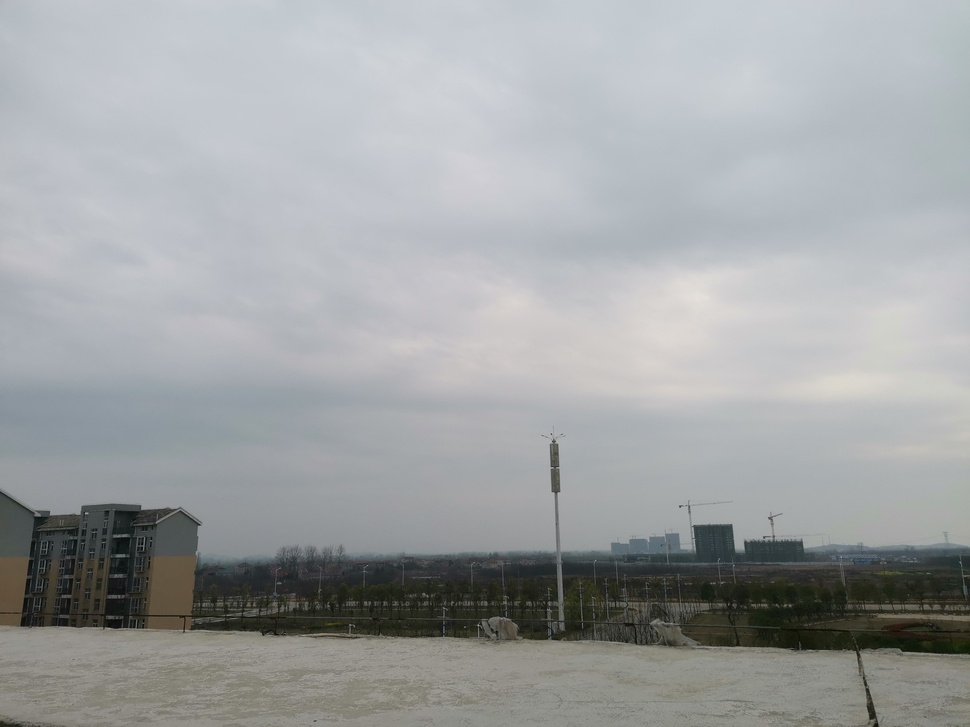
#> input picture 相机标定和姿态估计/image/1_01.jpg, 970 x 727 px, shrunk from 4000 x 3000 before the run
$ python 'Epipoplar Geometry(对极几何).py'
#> lines starting #> are read from the running program, lines starting #| are printed output that depends on the picture; after the words box and inside, x2 and y2 are one past the last pixel; in counts of white or black regions, pixels touching at a corner belong together
import cv2
import numpy as np
from matplotlib import pyplot as plt
def drawlines(img1,img2,lines,pts1,pts2,good):
    r,c = img1.shape
    img1 = cv2.cvtColor(img1,cv2.COLOR_GRAY2BGR)
    img2 = cv2.cvtColor(img2,cv2.COLOR_GRAY2BGR)
    for r,pt1,pt2 in zip(lines,pts1,pts2):
        color = tuple(np.random.randint(0,255,3).tolist())
        x0,y0 = map(int,[0,-r[2]/r[1]])
        x1,y1  =map(int,[c,-(r[2]+r[0]*c)/r[1]])
        img1 = cv2.line(img1,(x0,y0),(x1,y1),color,1)
        img1  = cv2.circle(img1,tuple(pt1),5,color,-1)
        img2 = cv2.circle(img2,tuple(pt1),5,color,-1)

    return img1,img2


img1 = cv2.imread("image/1_01.jpg",0)
#> img1: shape (727, 970); min 2, max 225, mean 162.3
img2 = cv2.imread("image/1_02.jpg",0)
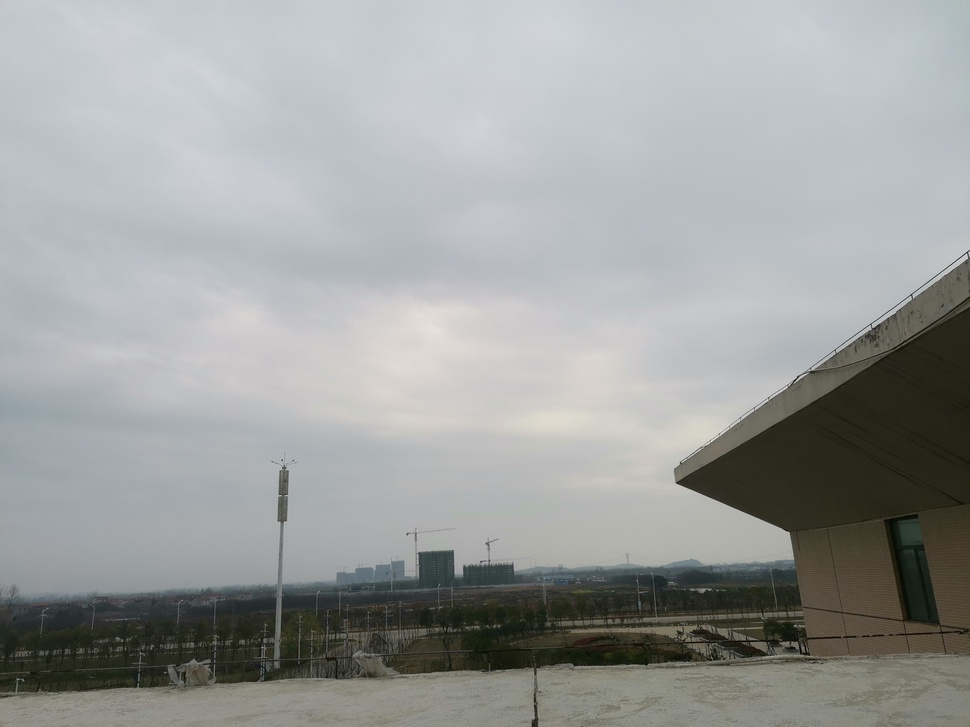
#> input picture 相机标定和姿态估计/image/1_02.jpg, 970 x 727 px, shrunk from 4000 x 3000 before the run
#> img2: shape (727, 970); min 0, max 227, mean 157.9

sift = cv2.xfeatures2d.SIFT_create()
kp1,des1 = sift.detectAndCompute(img1,None)
#> kp1 = 486 keypoints; strongest (x, y, size): (103, 569, 92.1), (554, 441, 2.3), (556, 488, 7), (865, 684, 2.4)
kp2,des2 = sift.detectAndCompute(img2,None)
#> kp2 = 506 keypoints; strongest (x, y, size): (751, 542, 42.5), (718, 475, 40.8), (535, 707, 2.4), (702, 590, 3.5)

FLANN_INDEX_KDTREE = 0
index_params = dict(algorithm = FLANN_INDEX_KDTREE,trees = 5)
search_params = dict(checks = 50)

flann = cv2.FlannBasedMatcher(index_params,search_params)
matches = flann.knnMatch(des1,des2,k =2)
#> matches = 486 matches
matches = sorted(matches,key=lambda x:x[0].distance)
matches = matches[0:100]
#> matches = 100 matches
good = []
pts1 = []
pts2 = []

for i,(m,n) in enumerate(matches):
    if m.distance<0.8*n.distance:
        good.append(m)
        pts2.append(kp2[m.trainIdx].pt)
        pts1.append(kp1[m.queryIdx].pt)
#> this loop made 100 passes
#> after the loop, good = 79 matches; pts1 = 79 pairs, first value 351.2 to 955.9, second value 468.3 to 654.4; pts2 = 79 pairs, first value 22.18 to 632.1, second value 495.9 to 685.1
pts1 = np.int32(pts1)
#> pts1 = 79 pairs, first value 351 to 955, second value 468 to 654
pts2 = np.int32(pts2)
#> pts2 = 79 pairs, first value 22 to 632, second value 495 to 685
F,mask = cv2.findFundamentalMat(pts1,pts2,cv2.FM_LMEDS)
#> F = [[4.58e-07, -5.19e-06, 0.0031], [6.09e-06, -1.15e-06, -0.00109], [-0.00415, 0.00037, 1]]; mask = 79 values, max 1 at index 0, min 0 at index 1, mean 0.835
## 只选择孤立点
pts1 = pts1[mask.ravel()==1]
#> pts1 = 66 pairs, first value 384 to 955, second value 487 to 646
pts2 = pts2[mask.ravel()==1]
#> pts2 = 66 pairs, first value 66 to 632, second value 516 to 685

lines1 = cv2.computeCorrespondEpilines(pts2.reshape(-1,1,2),2,F)
#> lines1 = 66 rows, first 8: [-0.116, -0.993, 652.5], [-0.232, -0.973, 674.1], [-0.151, -0.988, 660], [-0.21, -0.978, 670.8], [-0.17, -0.985, 663.6], [-0.182, -0.983, 665.9], [0.0798, -0.997, 596.6], [-0.218, -0.976, 672]
lines1 = lines1.reshape(-1,3)
img3,img4,img5 = drawlines(img1,img2,lines1,pts1,pts2,good)
#> the loop in drawlines, `for r,pt1,pt2 in zip(lines,pts1,pts2):` made 66 passes
#> (r, pt1, pt2, color, y0, y1) on passes 1 to 9: ([-0.116, -0.993, 652.5], [909, 551], [599, 571], (172, 47, 117), 656, 543), ([-0.232, -0.973, 674.1], [614, 545], [340, 575], (192, 67, 251), 693, 461), ([-0.151, -0.988, 660], [805, 545], [515, 568], (195, 103, 9), 667, 519), ([-0.21, -0.978, 670.8], [725, 530], [447, 556], (211, 21, 242), 686, 477), ([-0.17, -0.985, 663.6], [788, 538], [501, 562], (36, 87, 70), 673, 506), ([-0.182, -0.983, 665.9], [783, 532], [497, 557], (216, 88, 140), 677, 497), ([0.0798, -0.997, 596.6], [532, 641], [225, 685], (58, 193, 230), 598, 676), ([-0.218, -0.976, 672], [673, 538], [398, 565], (39, 87, 174), 688, 471), ([-0.21, -0.978, 670.8], [725, 530], [447, 556], (88, 81, 165), 686, 477)
#> pass 1, in drawlines, `img1 = cv2.line(img1,(x0,y0),(x1,y1),color,1)`:
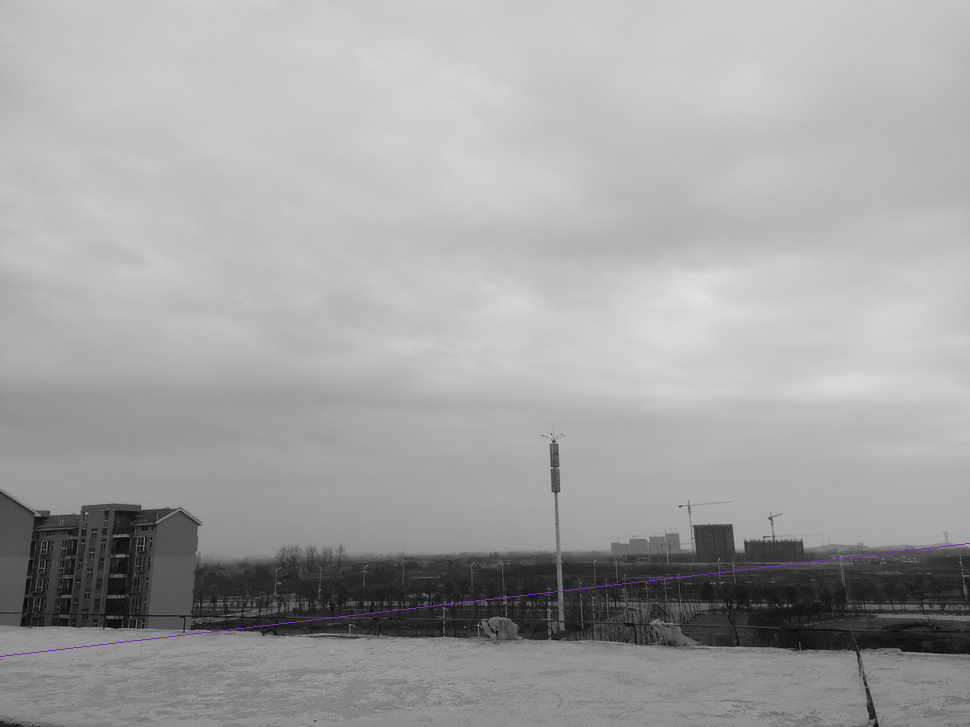
#> img1: shape (727, 970, 3); mean B, G, R 162.5, 162.3, 162.4
#> pass 2, in drawlines, `img1 = cv2.line(img1,(x0,y0),(x1,y1),color,1)`:
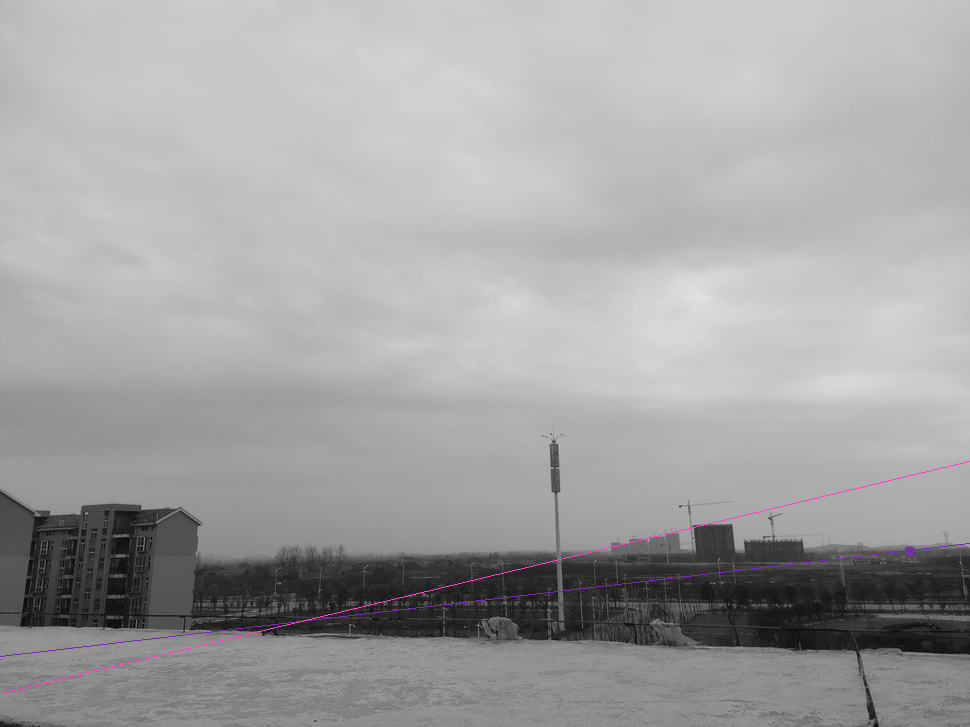
#> img1: shape (727, 970, 3); mean B, G, R 162.6, 162.2, 162.6
#> after the loop in drawlines, `for r,pt1,pt2 in zip(lines,pts1,pts2):`:
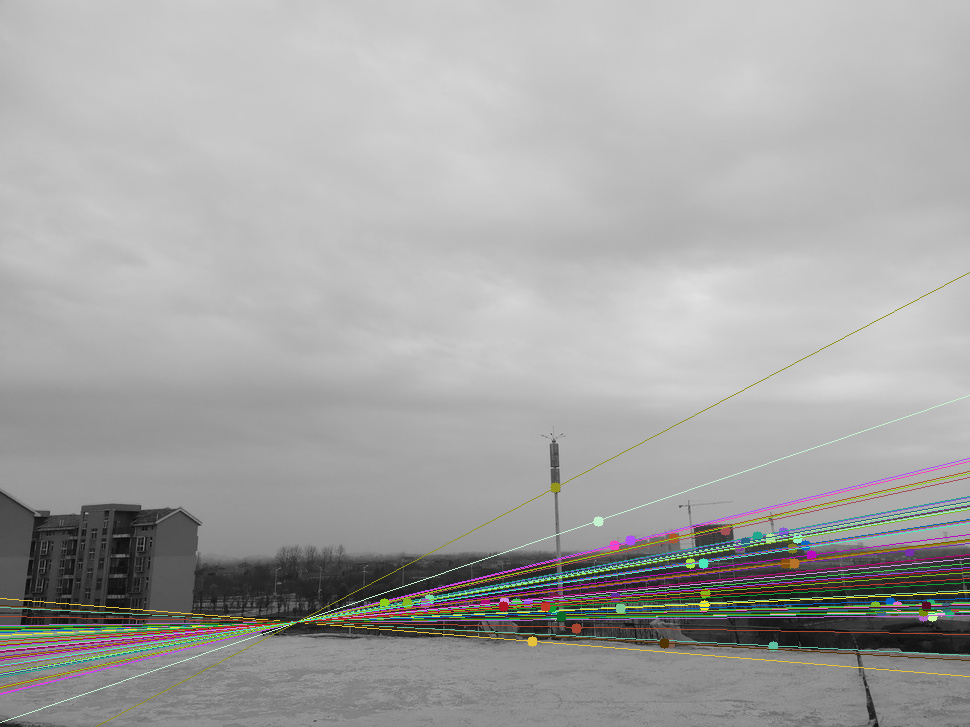
#> img1: shape (727, 970, 3); 5.07% of pixels changed, all inside (x1, y1, x2, y2) = (0, 272, 970, 727)
#> after the loop in drawlines, `for r,pt1,pt2 in zip(lines,pts1,pts2):`:
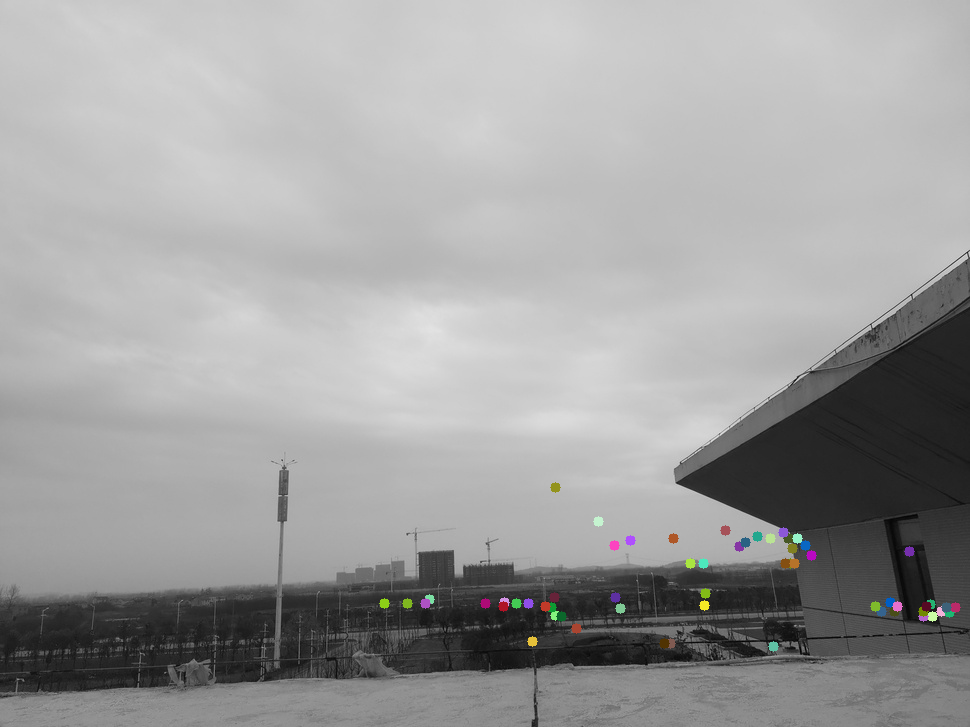
#> img2: shape (727, 970, 3); mean B, G, R 158, 158.1, 158.1
#> (the run stopped early here; a loop or call above may not have finished)
